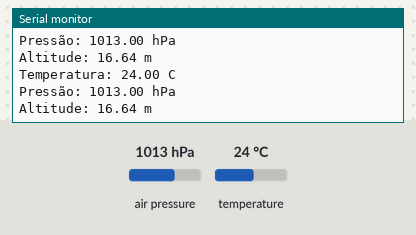
Recording of a sketch running on a simulated Arduino Uno, built with avr-gcc and run on an emulated ATmega328P. Shown: the last lines printed to the serial monitor. Inputs (shaded band) come from the test bench; at power-on: air pressure 1013 hPa, temperature 24 °C.

Above: at 2.8 s.
2.9 s: air pressure set to 952 hPa
At 5.3 s:
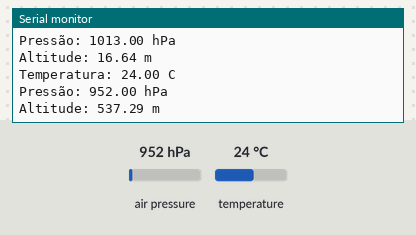
5.6 s: temperature set to 12 °C
At 6.8 s:
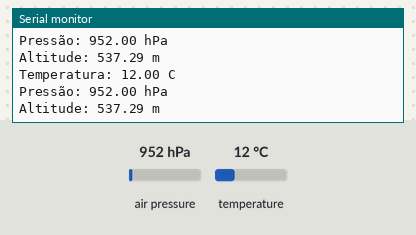
8.3 s: air pressure set to 975 hPa
At 10.8 s:
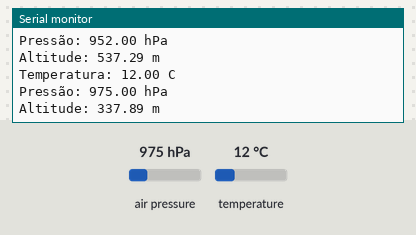
Timing chart, 0 to 12.3 s (numbered marks = the images above; inputs shaded):
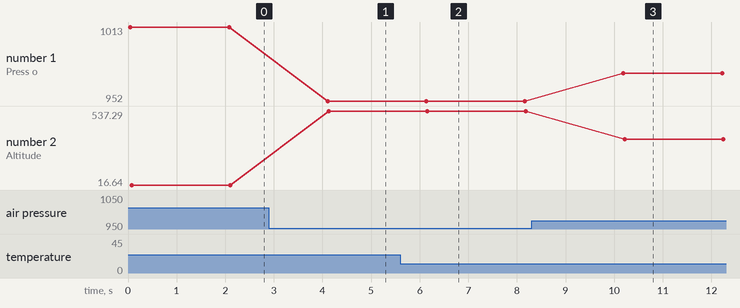

The sketch:

barometro_BMP085.ino
```cpp
#include <Wire.h>
#include <Adafruit_Sensor.h>
#include <Adafruit_BMP085_U.h>

// Cria um objeto para o BMP085
Adafruit_BMP085_Unified bmp = Adafruit_BMP085_Unified(10085);

void setup() {
  Serial.begin(9600);

  if (!bmp.begin()) {
    Serial.println("Não foi possível encontrar o BMP085");
    while (1); // Loop infinito se o sensor não for encontrado
  }

  Serial.println("BMP085 encontrado");
}

void loop() {
  sensors_event_t event;
  bmp.getEvent(&event);
  float qnh_local = 1015; //PUXE OS DADOS DO METAR DO AEROPORTO MAIS PROXIMO E INCLUA AQUI O OFFSET

  if (event.pressure) {
    // Leitura de pressão e temperatura
    float temperatura;
    bmp.getTemperature(&temperatura);

    // Imprime os dados no monitor serial
    Serial.print("Temperatura: ");
    Serial.print(temperatura);
    Serial.println(" C");

    Serial.print("Pressão: ");
    Serial.print(event.pressure);
    Serial.println(" hPa");

    // Calcula e imprime a altitude
    float altitude = bmp.pressureToAltitude(qnh_local, event.pressure); // Ajuste o valor de referência para a pressão ao nível do mar
    Serial.print("Altitude: ");
    Serial.print(altitude);
    Serial.println(" m");
  } else {
    Serial.println("Não foi possível ler a pressão");
  }

  delay(2000); // Aguarda 2 segundos antes de ler novamente
}
```

Measured:
- after the input at 2.9 s, the serial monitor: prints a new line after 1.2 s (image 1)
- after the input at 5.6 s, the serial monitor: prints a new line after 0.51 s (image 2)
- after the input at 8.3 s, the serial monitor: prints a new line after 1.9 s (image 3)
- plotted number 1: 1013 → 952 after the input at 2.9 s, 952 → 975 after the input at 8.3 s
- plotted number 2: 16.64 → 537.29 after the input at 2.9 s, 537.29 → 337.89 after the input at 8.3 s
